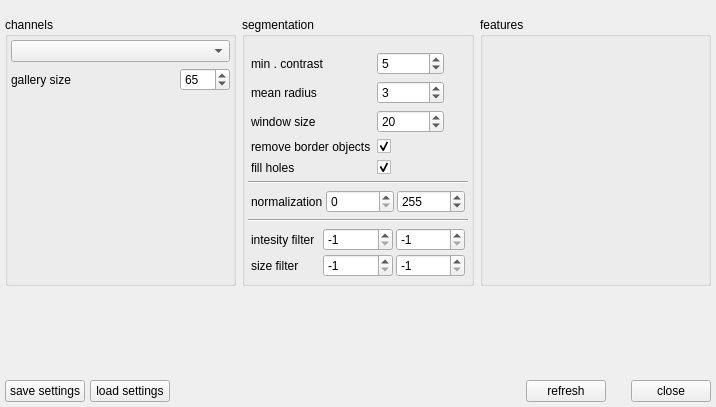
<?xml version="1.0" encoding="UTF-8"?>
<ui version="4.0">
 <class>Form</class>
 <widget class="QWidget" name="Form">
  <property name="geometry">
   <rect>
    <x>0</x>
    <y>0</y>
    <width>716</width>
    <height>407</height>
   </rect>
  </property>
  <property name="windowTitle">
   <string>Form</string>
  </property>
  <layout class="QVBoxLayout" name="verticalLayout">
   <property name="margin">
    <number>5</number>
   </property>
   <item>
    <layout class="QGridLayout" name="regionBox">
     <property name="topMargin">
      <number>12</number>
     </property>
     <item row="0" column="1">
      <widget class="QGroupBox" name="primaryBox">
       <property name="font">
        <font>
         <weight>50</weight>
         <bold>false</bold>
        </font>
       </property>
       <property name="title">
        <string>segmentation</string>
       </property>
       <property name="checkable">
        <bool>false</bool>
       </property>
       <layout class="QVBoxLayout" name="verticalLayout_3" stretch="0,0,0,0,0">
        <property name="spacing">
         <number>3</number>
        </property>
        <property name="leftMargin">
         <number>3</number>
        </property>
        <property name="topMargin">
         <number>12</number>
        </property>
        <property name="rightMargin">
         <number>3</number>
        </property>
        <property name="bottomMargin">
         <number>3</number>
        </property>
        <item>
         <layout class="QFormLayout" name="formLayout_2">
          <property name="fieldGrowthPolicy">
           <enum>QFormLayout::FieldsStayAtSizeHint</enum>
          </property>
          <property name="horizontalSpacing">
           <number>6</number>
          </property>
          <property name="verticalSpacing">
           <number>6</number>
          </property>
          <property name="margin">
           <number>3</number>
          </property>
          <item row="1" column="0">
           <widget class="QLabel" name="contrastLabel">
            <property name="text">
             <string>min . contrast</string>
            </property>
           </widget>
          </item>
          <item row="1" column="1">
           <widget class="QSpinBox" name="minContrast">
            <property name="sizePolicy">
             <sizepolicy hsizetype="Maximum" vsizetype="Fixed">
              <horstretch>0</horstretch>
              <verstretch>0</verstretch>
             </sizepolicy>
            </property>
            <property name="maximum">
             <number>100000</number>
            </property>
            <property name="value">
             <number>5</number>
            </property>
           </widget>
          </item>
          <item row="2" column="0">
           <widget class="QLabel" name="radiusLabel">
            <property name="text">
             <string>mean radius</string>
            </property>
           </widget>
          </item>
          <item row="2" column="1">
           <widget class="QSpinBox" name="medianRadius">
            <property name="sizePolicy">
             <sizepolicy hsizetype="Maximum" vsizetype="Fixed">
              <horstretch>0</horstretch>
              <verstretch>0</verstretch>
             </sizepolicy>
            </property>
            <property name="maximum">
             <number>100000</number>
            </property>
            <property name="value">
             <number>3</number>
            </property>
           </widget>
          </item>
          <item row="3" column="0">
           <widget class="QLabel" name="windowSizeLabel">
            <property name="text">
             <string>window size</string>
            </property>
           </widget>
          </item>
          <item row="3" column="1">
           <widget class="QSpinBox" name="windowSize">
            <property name="sizePolicy">
             <sizepolicy hsizetype="Maximum" vsizetype="Fixed">
              <horstretch>0</horstretch>
              <verstretch>0</verstretch>
             </sizepolicy>
            </property>
            <property name="maximum">
             <number>1000000</number>
            </property>
            <property name="value">
             <number>20</number>
            </property>
           </widget>
          </item>
          <item row="4" column="0">
           <widget class="QLabel" name="robLabel">
            <property name="text">
             <string>remove border objects</string>
            </property>
           </widget>
          </item>
          <item row="4" column="1">
           <widget class="QCheckBox" name="removeBorderObjects">
            <property name="text">
             <string/>
            </property>
            <property name="checked">
             <bool>true</bool>
            </property>
           </widget>
          </item>
          <item row="5" column="0">
           <widget class="QLabel" name="fillHolesLabel">
            <property name="text">
             <string>fill holes</string>
            </property>
           </widget>
          </item>
          <item row="5" column="1">
           <widget class="QCheckBox" name="fillHoles">
            <property name="text">
             <string/>
            </property>
            <property name="checked">
             <bool>true</bool>
            </property>
           </widget>
          </item>
         </layout>
        </item>
        <item>
         <widget class="Line" name="line">
          <property name="orientation">
           <enum>Qt::Horizontal</enum>
          </property>
         </widget>
        </item>
        <item>
         <layout class="QGridLayout" name="normBox">
          <property name="margin">
           <number>3</number>
          </property>
          <item row="0" column="1">
           <widget class="QSpinBox" name="normMin">
            <property name="maximum">
             <number>999999999</number>
            </property>
           </widget>
          </item>
          <item row="0" column="0">
           <widget class="QLabel" name="normLabel">
            <property name="text">
             <string>normalization</string>
            </property>
           </widget>
          </item>
          <item row="0" column="2">
           <widget class="QSpinBox" name="normMax">
            <property name="maximum">
             <number>999999999</number>
            </property>
            <property name="value">
             <number>255</number>
            </property>
           </widget>
          </item>
         </layout>
        </item>
        <item>
         <widget class="Line" name="line_2">
          <property name="orientation">
           <enum>Qt::Horizontal</enum>
          </property>
         </widget>
        </item>
        <item>
         <layout class="QGridLayout" name="filterBox">
          <property name="margin">
           <number>3</number>
          </property>
          <item row="1" column="2">
           <widget class="QSpinBox" name="sizeMax">
            <property name="toolTip">
             <string>&lt;html&gt;&lt;head/&gt;&lt;body&gt;&lt;p&gt;-1 turns off the setting&lt;/p&gt;&lt;/body&gt;&lt;/html&gt;</string>
            </property>
            <property name="minimum">
             <number>-1</number>
            </property>
            <property name="maximum">
             <number>100000</number>
            </property>
            <property name="value">
             <number>-1</number>
            </property>
           </widget>
          </item>
          <item row="0" column="1">
           <widget class="QSpinBox" name="intensityMin">
            <property name="toolTip">
             <string>&lt;html&gt;&lt;head/&gt;&lt;body&gt;&lt;p&gt;-1 turns off the setting&lt;/p&gt;&lt;/body&gt;&lt;/html&gt;</string>
            </property>
            <property name="minimum">
             <number>-1</number>
            </property>
            <property name="maximum">
             <number>100000</number>
            </property>
            <property name="value">
             <number>-1</number>
            </property>
           </widget>
          </item>
          <item row="0" column="2">
           <widget class="QSpinBox" name="intensityMax">
            <property name="toolTip">
             <string>&lt;html&gt;&lt;head/&gt;&lt;body&gt;&lt;p&gt;-1 turns off the setting&lt;/p&gt;&lt;/body&gt;&lt;/html&gt;</string>
            </property>
            <property name="minimum">
             <number>-1</number>
            </property>
            <property name="maximum">
             <number>100000</number>
            </property>
            <property name="value">
             <number>-1</number>
            </property>
           </widget>
          </item>
          <item row="0" column="0">
           <widget class="QLabel" name="intesityLabel">
            <property name="toolTip">
             <string>&lt;html&gt;&lt;head/&gt;&lt;body&gt;&lt;p&gt;-1 turns off the setting&lt;/p&gt;&lt;/body&gt;&lt;/html&gt;</string>
            </property>
            <property name="text">
             <string>intesity filter</string>
            </property>
           </widget>
          </item>
          <item row="1" column="1">
           <widget class="QSpinBox" name="sizeMin">
            <property name="toolTip">
             <string>&lt;html&gt;&lt;head/&gt;&lt;body&gt;&lt;p&gt;-1 turns off the setting&lt;/p&gt;&lt;/body&gt;&lt;/html&gt;</string>
            </property>
            <property name="minimum">
             <number>-1</number>
            </property>
            <property name="maximum">
             <number>1000000</number>
            </property>
            <property name="value">
             <number>-1</number>
            </property>
           </widget>
          </item>
          <item row="1" column="0">
           <widget class="QLabel" name="sizeLabel">
            <property name="toolTip">
             <string>&lt;html&gt;&lt;head/&gt;&lt;body&gt;&lt;p&gt;-1 turns off the setting&lt;/p&gt;&lt;/body&gt;&lt;/html&gt;</string>
            </property>
            <property name="text">
             <string>size filter</string>
            </property>
           </widget>
          </item>
         </layout>
        </item>
       </layout>
      </widget>
     </item>
     <item row="0" column="2">
      <widget class="FeatureBox" name="featurebox">
       <property name="font">
        <font>
         <weight>50</weight>
         <bold>false</bold>
        </font>
       </property>
       <property name="title">
        <string>features</string>
       </property>
      </widget>
     </item>
     <item row="0" column="0">
      <widget class="QGroupBox" name="channelbox">
       <property name="title">
        <string>channels</string>
       </property>
       <layout class="QVBoxLayout" name="verticalLayout_2">
        <property name="margin">
         <number>3</number>
        </property>
        <item>
         <widget class="QComboBox" name="pchannel">
          <property name="toolTip">
           <string>&lt;html&gt;&lt;head/&gt;&lt;body&gt;&lt;p&gt;Channel for primary segementation. Local adaptive threshold is performed on this channel.&lt;/p&gt;&lt;/body&gt;&lt;/html&gt;</string>
          </property>
         </widget>
        </item>
        <item>
         <layout class="QHBoxLayout" name="hbox_2">
          <item>
           <widget class="QLabel" name="galSizeLabel">
            <property name="toolTip">
             <string>&lt;html&gt;&lt;head/&gt;&lt;body&gt;&lt;p&gt;fixed size of a gallery image&lt;/p&gt;&lt;/body&gt;&lt;/html&gt;</string>
            </property>
            <property name="text">
             <string>gallery size</string>
            </property>
           </widget>
          </item>
          <item>
           <widget class="QSpinBox" name="galSize">
            <property name="maximumSize">
             <size>
              <width>50</width>
              <height>16777215</height>
             </size>
            </property>
            <property name="toolTip">
             <string>&lt;html&gt;&lt;head/&gt;&lt;body&gt;&lt;p&gt;fixed size of a gallery image&lt;/p&gt;&lt;/body&gt;&lt;/html&gt;</string>
            </property>
            <property name="maximum">
             <number>1000</number>
            </property>
            <property name="value">
             <number>65</number>
            </property>
           </widget>
          </item>
         </layout>
        </item>
        <item>
         <spacer name="spacer">
          <property name="orientation">
           <enum>Qt::Vertical</enum>
          </property>
          <property name="sizeHint" stdset="0">
           <size>
            <width>20</width>
            <height>40</height>
           </size>
          </property>
         </spacer>
        </item>
       </layout>
      </widget>
     </item>
    </layout>
   </item>
   <item>
    <spacer name="vspacer">
     <property name="orientation">
      <enum>Qt::Vertical</enum>
     </property>
     <property name="sizeHint" stdset="0">
      <size>
       <width>20</width>
       <height>40</height>
      </size>
     </property>
    </spacer>
   </item>
   <item>
    <layout class="QHBoxLayout" name="hbox">
     <property name="spacing">
      <number>5</number>
     </property>
     <item>
      <widget class="QPushButton" name="saveBtn">
       <property name="text">
        <string>save settings</string>
       </property>
      </widget>
     </item>
     <item>
      <widget class="QPushButton" name="loadBtn">
       <property name="text">
        <string>load settings</string>
       </property>
      </widget>
     </item>
     <item>
      <spacer name="spacer1">
       <property name="orientation">
        <enum>Qt::Horizontal</enum>
       </property>
       <property name="sizeHint" stdset="0">
        <size>
         <width>40</width>
         <height>20</height>
        </size>
       </property>
      </spacer>
     </item>
     <item>
      <widget class="QPushButton" name="refreshBtn">
       <property name="text">
        <string>refresh</string>
       </property>
       <property name="shortcut">
        <string>F5</string>
       </property>
      </widget>
     </item>
     <item>
      <spacer name="spacer2">
       <property name="orientation">
        <enum>Qt::Horizontal</enum>
       </property>
       <property name="sizeType">
        <enum>QSizePolicy::Maximum</enum>
       </property>
       <property name="sizeHint" stdset="0">
        <size>
         <width>20</width>
         <height>20</height>
        </size>
       </property>
      </spacer>
     </item>
     <item>
      <widget class="QPushButton" name="closeBtn">
       <property name="text">
        <string>close</string>
       </property>
      </widget>
     </item>
    </layout>
   </item>
  </layout>
 </widget>
 <customwidgets>
  <customwidget>
   <class>FeatureBox</class>
   <extends>QGroupBox</extends>
   <header>annot/gui/featurebox</header>
   <container>1</container>
  </customwidget>
 </customwidgets>
 <tabstops>
  <tabstop>closeBtn</tabstop>
  <tabstop>refreshBtn</tabstop>
  <tabstop>minContrast</tabstop>
  <tabstop>medianRadius</tabstop>
  <tabstop>windowSize</tabstop>
  <tabstop>removeBorderObjects</tabstop>
  <tabstop>fillHoles</tabstop>
  <tabstop>pchannel</tabstop>
 </tabstops>
 <resources/>
 <connections>
  <connection>
   <sender>closeBtn</sender>
   <signal>clicked()</signal>
   <receiver>Form</receiver>
   <slot>close()</slot>
   <hints>
    <hint type="sourcelabel">
     <x>710</x>
     <y>316</y>
    </hint>
    <hint type="destinationlabel">
     <x>303</x>
     <y>265</y>
    </hint>
   </hints>
  </connection>
 </connections>
</ui>
